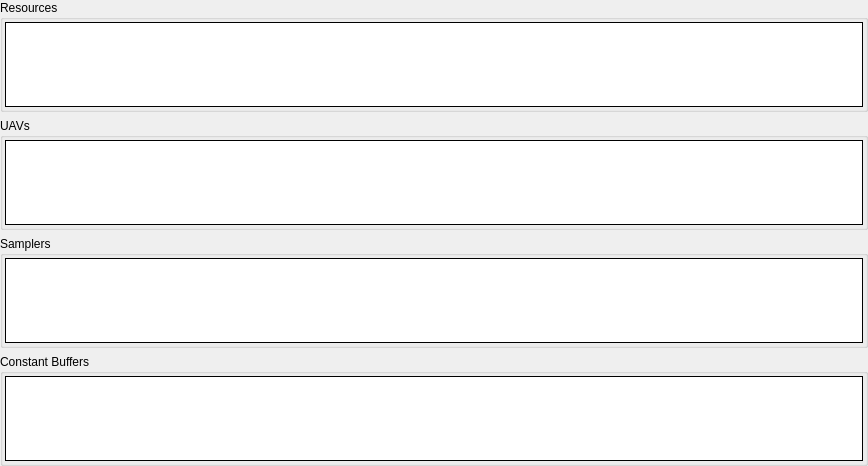
         <widget class="QWidget" name="vsScrollContents">
          <property name="geometry">
           <rect>
            <x>0</x>
            <y>0</y>
            <width>868</width>
            <height>466</height>
           </rect>
          </property>
          <layout class="QVBoxLayout" name="verticalLayout_10">
           <property name="leftMargin">
            <number>0</number>
           </property>
           <property name="topMargin">
            <number>0</number>
           </property>
           <property name="rightMargin">
            <number>0</number>
           </property>
           <property name="bottomMargin">
            <number>0</number>
           </property>
           <item>
            <widget class="CollapseGroupBox" name="vsResGroup">
             <property name="sizePolicy">
              <sizepolicy hsizetype="Preferred" vsizetype="Expanding">
               <horstretch>0</horstretch>
               <verstretch>1</verstretch>
              </sizepolicy>
             </property>
             <property name="title">
              <string>Resources</string>
             </property>
             <layout class="QHBoxLayout" name="horizontalLayout_4">
              <property name="leftMargin">
               <number>2</number>
              </property>
              <property name="topMargin">
               <number>2</number>
              </property>
              <property name="rightMargin">
               <number>2</number>
              </property>
              <property name="bottomMargin">
               <number>2</number>
              </property>
              <item>
               <widget class="RDTreeWidget" name="vsResources">
                <property name="frameShape">
                 <enum>QFrame::Box</enum>
                </property>
                <property name="frameShadow">
                 <enum>QFrame::Plain</enum>
                </property>
                <property name="editTriggers">
                 <set>QAbstractItemView::NoEditTriggers</set>
                </property>
                <property name="showDropIndicator" stdset="0">
                 <bool>false</bool>
                </property>
                <property name="rootIsDecorated">
                 <bool>false</bool>
                </property>
                <property name="uniformRowHeights">
                 <bool>true</bool>
                </property>
                <property name="allColumnsShowFocus">
                 <bool>true</bool>
                </property>
                <attribute name="headerStretchLastSection">
                 <bool>false</bool>
                </attribute>
               </widget>
              </item>
             </layout>
            </widget>
           </item>
           <item>
            <widget class="CollapseGroupBox" name="vsUAVGroup">
             <property name="sizePolicy">
              <sizepolicy hsizetype="Preferred" vsizetype="Expanding">
               <horstretch>0</horstretch>
               <verstretch>1</verstretch>
              </sizepolicy>
             </property>
             <property name="title">
              <string>UAVs</string>
             </property>
             <layout class="QHBoxLayout" name="vsUAVLayout">
              <property name="leftMargin">
               <number>2</number>
              </property>
              <property name="topMargin">
               <number>2</number>
              </property>
              <property name="rightMargin">
               <number>2</number>
              </property>
              <property name="bottomMargin">
               <number>2</number>
              </property>
              <item>
               <widget class="RDTreeWidget" name="vsUAVs">
                <property name="frameShape">
                 <enum>QFrame::Box</enum>
                </property>
                <property name="frameShadow">
                 <enum>QFrame::Plain</enum>
                </property>
                <property name="editTriggers">
                 <set>QAbstractItemView::NoEditTriggers</set>
                </property>
                <property name="showDropIndicator" stdset="0">
                 <bool>false</bool>
                </property>
                <property name="rootIsDecorated">
                 <bool>false</bool>
                </property>
                <property name="uniformRowHeights">
                 <bool>true</bool>
                </property>
                <property name="allColumnsShowFocus">
                 <bool>true</bool>
                </property>
                <attribute name="headerStretchLastSection">
                 <bool>false</bool>
                </attribute>
               </widget>
              </item>
             </layout>
            </widget>
           </item>
           <item>
            <widget class="CollapseGroupBox" name="vsSamplerGroup">
             <property name="sizePolicy">
              <sizepolicy hsizetype="Preferred" vsizetype="Expanding">
               <horstretch>0</horstretch>
               <verstretch>1</verstretch>
              </sizepolicy>
             </property>
             <property name="title">
              <string>Samplers</string>
             </property>
             <layout class="QHBoxLayout" name="horizontalLayout_1">
              <property name="leftMargin">
               <number>2</number>
              </property>
              <property name="topMargin">
               <number>2</number>
              </property>
              <property name="rightMargin">
               <number>2</number>
              </property>
              <property name="bottomMargin">
               <number>2</number>
              </property>
              <item>
               <widget class="RDTreeWidget" name="vsSamplers">
                <property name="frameShape">
                 <enum>QFrame::Box</enum>
                </property>
                <property name="frameShadow">
                 <enum>QFrame::Plain</enum>
                </property>
                <property name="editTriggers">
                 <set>QAbstractItemView::NoEditTriggers</set>
                </property>
                <property name="showDropIndicator" stdset="0">
                 <bool>false</bool>
                </property>
                <property name="rootIsDecorated">
                 <bool>false</bool>
                </property>
                <property name="uniformRowHeights">
                 <bool>true</bool>
                </property>
                <property name="allColumnsShowFocus">
                 <bool>true</bool>
                </property>
                <attribute name="headerStretchLastSection">
                 <bool>false</bool>
                </attribute>
               </widget>
              </item>
             </layout>
            </widget>
           </item>
           <item>
            <widget class="CollapseGroupBox" name="vsCBufferGroup">
             <property name="sizePolicy">
              <sizepolicy hsizetype="Preferred" vsizetype="Expanding">
               <horstretch>0</horstretch>
               <verstretch>1</verstretch>
              </sizepolicy>
             </property>
             <property name="title">
              <string>Constant Buffers</string>
             </property>
             <layout class="QHBoxLayout" name="horizontalLayout_5">
              <property name="leftMargin">
               <number>2</number>
              </property>
              <property name="topMargin">
               <number>2</number>
              </property>
              <property name="rightMargin">
               <number>2</number>
              </property>
              <property name="bottomMargin">
               <number>2</number>
              </property>
              <item>
               <widget class="RDTreeWidget" name="vsCBuffers">
                <property name="frameShape">
                 <enum>QFrame::Box</enum>
                </property>
                <property name="frameShadow">
                 <enum>QFrame::Plain</enum>
                </property>
                <property name="editTriggers">
                 <set>QAbstractItemView::NoEditTriggers</set>
                </property>
                <property name="showDropIndicator" stdset="0">
                 <bool>false</bool>
                </property>
                <property name="rootIsDecorated">
                 <bool>false</bool>
                </property>
                <property name="uniformRowHeights">
                 <bool>true</bool>
                </property>
                <property name="allColumnsShowFocus">
                 <bool>true</bool>
                </property>
                <attribute name="headerStretchLastSection">
                 <bool>false</bool>
                </attribute>
               </widget>
              </item>
             </layout>
            </widget>
           </item>
           <item>
            <spacer name="verticalSpacer">
             <property name="orientation">
              <enum>Qt::Vertical</enum>
             </property>
             <property name="sizeType">
              <enum>QSizePolicy::MinimumExpanding</enum>
             </property>
             <property name="sizeHint" stdset="0">
              <size>
               <width>0</width>
               <height>0</height>
              </size>
             </property>
            </spacer>
           </item>
          </layout>
         </widget>
